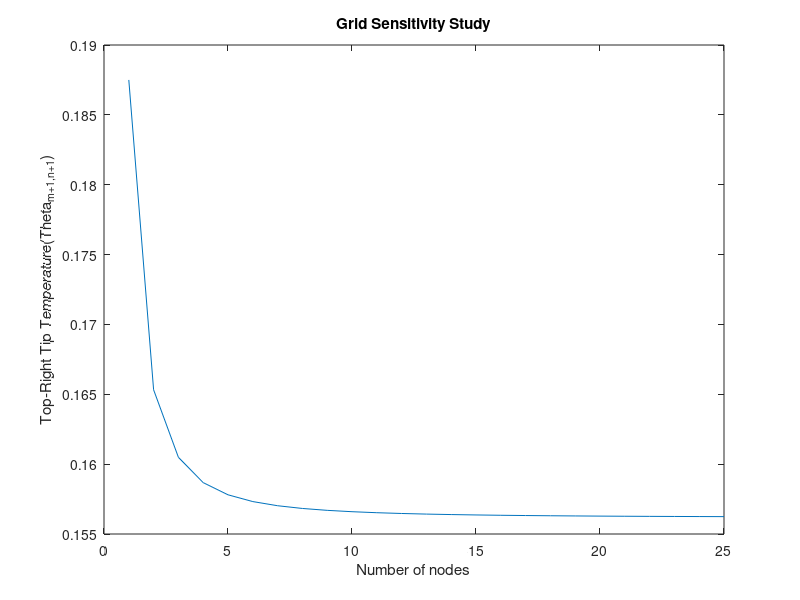

Reproduce this figure in MATLAB.
clear
L=1;
W=1;
m=1;
a=L/W;
A=a^2;
Bi=2;%h*L/k;
lambda=1.9;
tol=1e-4;
M=[];
Theta_L=[];
while(m<=25)
  n=m/a;
  X=linspace(0,1,m+1);
  Y=linspace(0,1,n+1);
  x=linspace(0,L,m+1);
  y=linspace(0,W,n+1);
  DX=a*1/m;
  DY=1/n;
  Theta=ones(m+1,n+1);
  maxErr=100;
  iter=0;
  while(maxErr>tol)
    maxErr=0;
    for i=1:m+1
      for j=1:n+1
        if (i==1 && j==1)
          d=((2*(DY^2)*Theta(i+1,j))+(2*A*(DX^2)*Theta(i,j+1))+((DX*DY)^2))/(2*((DY^2)+A*(DX^2)));
        elseif ((i==1)&&(j>=2 && j<=(n)))
          d=((2*(DY^2)*Theta(i+1,j))+(A*(DX^2)*(Theta(i,j-1)+Theta(i,j+1)))+((DX*DY)^2))/(2*((DY^2)+(A*(DX^2))));
        elseif ((i>=2 && i<=(m))&&(j==1))
          d=(((DY^2)*(Theta(i-1,j)+Theta(i+1,j)))+(2*A*(DX^2)*Theta(i,j+1))+((DX*DY)^2))/(2*((DY^2)+(A*(DX^2))));
        elseif ((i>=2 && i<=(m))&&(j>=2 && j<=(n)))
          d=(((DY^2)*(Theta(i-1,j)+Theta(i+1,j)))+(A*(DX^2)*(Theta(i,j-1)+Theta(i,j+1)))+((DX*DY)^2))/(2*((DY^2)+(A*(DX^2))));
        elseif ((i==(m+1))&&(j>=2 && j<=(n)))
          d=((2*(DY^2)*Theta(i-1,j))+(A*(DX^2)*(Theta(i,j-1)+Theta(i,j+1)))+((DX*DY)^2))/(2*((DY^2)+(A*(DX^2))+(Bi*(DX)*(DY^2))));
        elseif ((i>=2 && i<=(m))&&(j==(n+1)))
          d=(((DY^2)*(Theta(i-1,j)+Theta(i+1,j)))+(2*A*(DX^2)*Theta(i,j-1))+((DX*DY)^2))/(2*((DY^2)+(A*(DX^2))+(Bi*a*(DX^2)*(DY))));
        elseif ((i==(m+1))&&(j==(n+1)))
          d=((2*(DY^2)*Theta(i-1,j))+(2*A*(DX^2)*Theta(i,j-1))+((DX*DY)^2))/(2*((DY^2)+(A*(DX^2))+(Bi*(a*(DX^2)*(DY)+(DX)*(DY^2)))));
        elseif ((i==1)&&(j==(n+1)))
          d=((2*(DY^2)*Theta(i+1,j))+(2*A*(DX^2)*Theta(i,j-1))+((DX*DY)^2))/(2*((DY^2)+(A*(DX^2))+(Bi*a*(DX^2)*(DY))));
        elseif ((i==(m+1))&&(j==1))
          d=((2*(DY^2)*Theta(i-1,j))+(2*A*(DX^2)*Theta(i,j+1))+((DX*DY)^2))/(2*((DY^2)+(A*(DX^2))+(Bi*(DX)*(DY^2))));
        endif
        d=lambda*d+((1-lambda)*Theta(i,j));
        e=((abs(d-Theta(i,j)))/((d+Theta(i,j))/2))*100;
        if e>maxErr
          maxErr=e;
        endif
        Theta(i,j)=d;
      endfor
    endfor
    iter+=1;
  endwhile
  Theta_L(m)=Theta(m+1,n+1);
  M(m)=m;
  printf("m=%f\titerations=%f\tTheta=%f\n",m,iter,Theta(m+1,n+1))
  m+=1;
endwhile
plot(M,Theta_L)
xlabel("Number of nodes")
ylabel("Top-Right Tip Temperature(\Theta_m_+_1_,_n_+_1)")
title("Grid Sensitivity Study")
saveas(1,"Grid-Sensitivity.png");